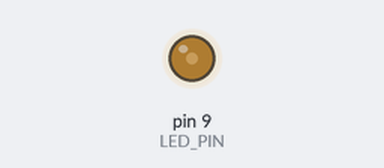
Bench run of a sketch on a simulated Arduino Uno, built with avr-gcc and run on an emulated ATmega328P. Shown: output pins drawn as LEDs (lit = HIGH).

Above: at 0.05 s.
At 4.0 s:
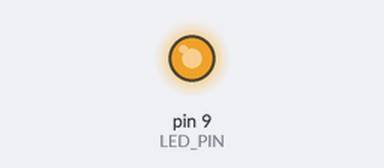
Timing chart, 0 to 5.2 s (numbered marks = the images above):
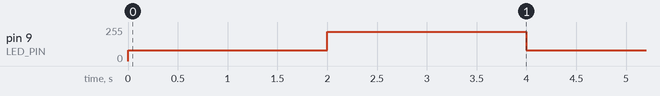

Measured:
- by itself, pin 9 (LED_PIN): alternates 220/255 for 2.0 s and 80/255 for 2.0 s

The sketch:

Challenge01_TwoBrightnesses.ino
```cpp
// Complete example solution for Lesson09, challenge 01.
const int LED_PIN = 9;
void setup() {
  pinMode(LED_PIN, OUTPUT);
}
void loop() {
  analogWrite(LED_PIN, 80);
  delay(2000);
  analogWrite(LED_PIN, 220);
  delay(2000);
}
```
